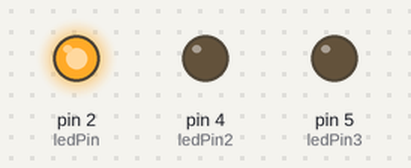
Simulated run of this sketch. Board: Arduino Uno, built with avr-gcc and run on an emulated ATmega328P. On the bench: output pins drawn as LEDs (lit = HIGH).

Above: at 0.07 s.
At 1.12 s:
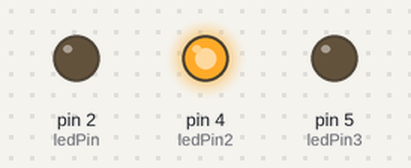
At 2.62 s:
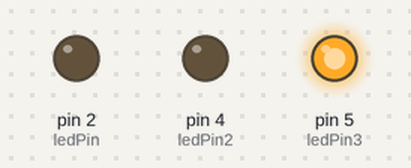
Timing chart, 0 to 3.0 s (numbered marks = the images above):
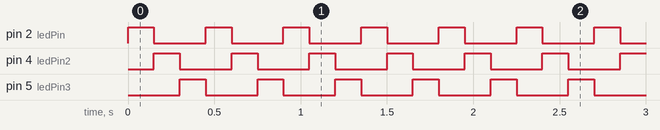

The sketch:

led_chase.ino
```cpp
int ledPin = 2;
int ledPin2 = 4;
int ledPin3 = 5;

void setup() {
  pinMode(ledPin, OUTPUT);   // Set pin as output
  pinMode(ledPin2, OUTPUT);  // Set pin as output
  pinMode(ledPin3, OUTPUT);  // Set pin as output
}

void loop() {
  digitalWrite(ledPin, HIGH);   // Turn on LED 1
  delay(150);                   // Wait
  digitalWrite(ledPin, LOW);    // Turn off LED 1

  digitalWrite(ledPin2, HIGH);  // Turn on LED 2
  delay(150);                   // Wait
  digitalWrite(ledPin2, LOW);   // Turn off LED 2

  digitalWrite(ledPin3, HIGH);  // Turn on LED 3
  delay(150);                   // Wait
  digitalWrite(ledPin3, LOW);   // Turn off LED 3
}
```

Measured:
- by itself, pin 2 (ledPin), pin 4 (ledPin2), pin 5 (ledPin3): alternates HIGH for 0.15 s and LOW for 0.30 s
- by itself, everything shown: repeats every 0.45 s, in 3 steps
